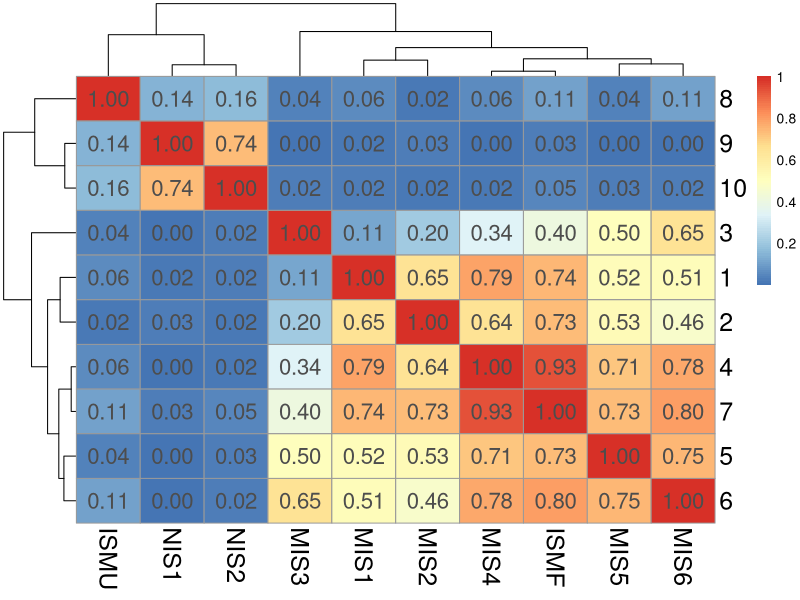

Write the R code that produced this figure.
setwd("C:\\Users\\user22\\Desktop\\2024EST\\code_upload\\figure3 and 5\\Fig.3a, 3c and Fig.5b correlation heatmap")
rm(list = ls())

library(pheatmap) 
library(ggplot2) 

data <- read.table("input.csv", header=TRUE, sep=",")

data <- data[, -1]

data_clean <- na.omit(data)
p <- pheatmap(data_clean, display_numbers = T,fontsize_number = 16,
              fontsize_col = 18,
              fontsize_row = 18)

ggsave("output.pdf",p, width = 8.5, height = 8, dpi = 300)


